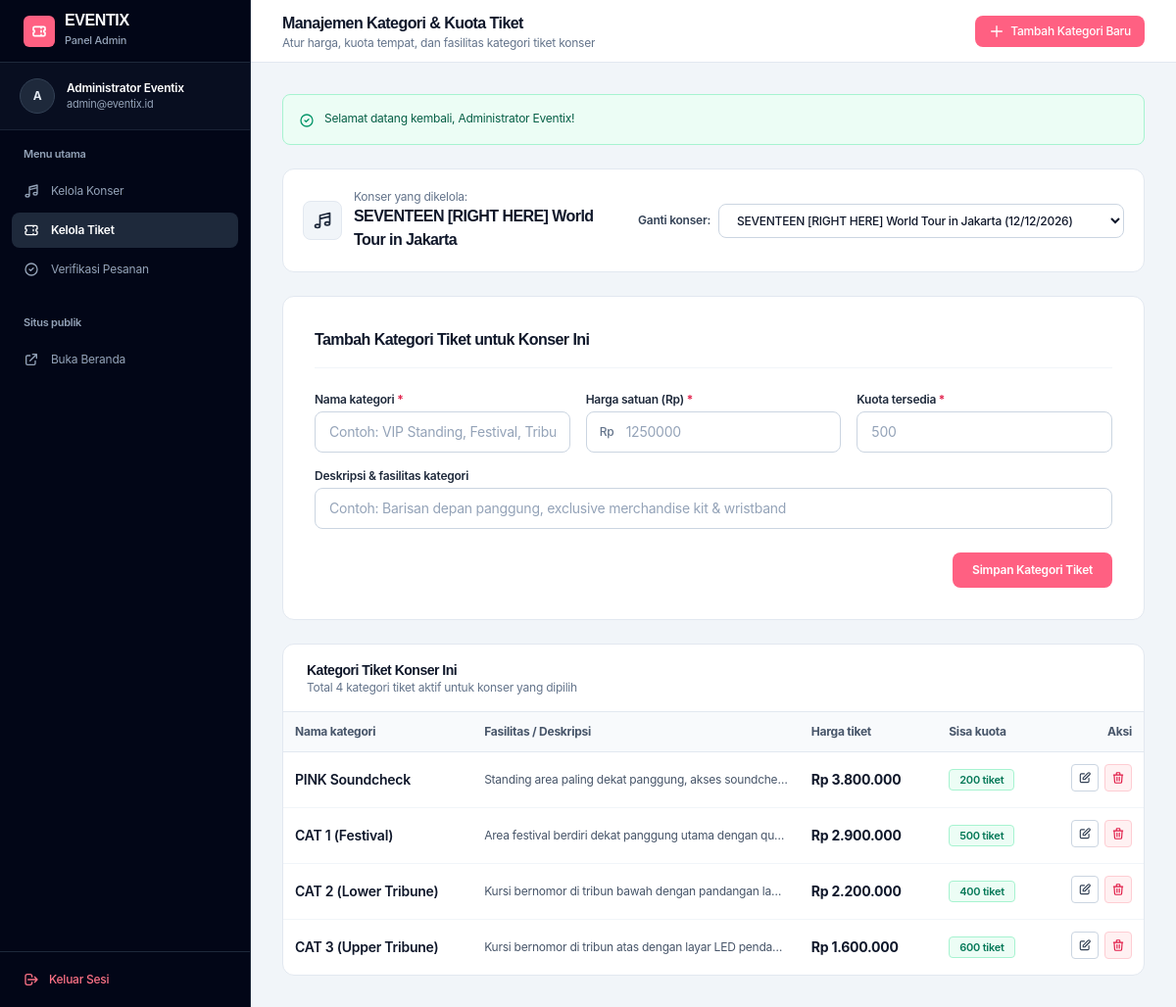
Page /admin/tickets.php (signed in) on the committed database.
### tables this page shows
CREATE TABLE `event` (
  `id_event` int(11) NOT NULL AUTO_INCREMENT,
  `venue` varchar(150) NOT NULL,
  `nama_event` varchar(150) NOT NULL,
  `tanggal_event` date NOT NULL,
  `jam_event` time NOT NULL,
  `pengisi_acara` varchar(255) NOT NULL,
  `deskripsi` text DEFAULT NULL,
  `poster` varchar(255) DEFAULT NULL,
  `created_at` timestamp NULL DEFAULT current_timestamp(),
  PRIMARY KEY (`id_event`)
);

CREATE TABLE `tiket` (
  `id_tiket` int(11) NOT NULL AUTO_INCREMENT,
  `id_event` int(11) NOT NULL,
  `kategori` varchar(50) NOT NULL,
  `deskripsi` text DEFAULT NULL,
  `kuota_tersedia` int(11) NOT NULL DEFAULT 0,
  `harga` decimal(12,2) NOT NULL,
  PRIMARY KEY (`id_tiket`),
  KEY `fk_tiket_event` (`id_event`),
  CONSTRAINT `fk_tiket_event` FOREIGN KEY (`id_event`) REFERENCES `event` (`id_event`) ON DELETE CASCADE
);

### admin/tickets.php (the view, shortened to what the rows shown need)
<?php
require_once __DIR__ . '/../config/app.php';
$selectedEventId = filter_input(INPUT_GET, 'id_event', FILTER_VALIDATE_INT) ?: 0;
try {
    $stmtEvents = $pdo->query("SELECT id_event, nama_event, tanggal_event, venue FROM event ORDER BY tanggal_event ASC");
    $allEvents = $stmtEvents->fetchAll(PDO::FETCH_ASSOC);
    if ($selectedEventId <= 0 && !empty($allEvents)) {
        $selectedEventId = (int)$allEvents[0]['id_event'];
    }
    $selectedEvent = null;
    foreach ($allEvents as $ev) {
        if ((int)$ev['id_event'] === $selectedEventId) {
            $selectedEvent = $ev;
            break;
        }
    }
    $tickets = [];
    if ($selectedEventId > 0) {
        $stmtTickets = $pdo->prepare("SELECT * FROM tiket WHERE id_event = :id ORDER BY harga DESC");
        $stmtTickets->execute([':id' => $selectedEventId]);
        $tickets = $stmtTickets->fetchAll(PDO::FETCH_ASSOC);
    }
} catch (PDOException $e) {
    error_log("[Admin Tickets Error] " . $e->getMessage());
    $allEvents = [];
    $tickets = [];
}
?>
<!DOCTYPE html>
<html lang="id" class="h-full">
<head>
    <script src="https://cdn.tailwindcss.com"></script>
    <link rel="stylesheet" href="<?= asset('css/style.css') ?>">
</head>
<body class="h-full flex bg-slate-100 text-slate-900 antialiased">
    <div class="flex-1 flex flex-col min-w-0 overflow-y-auto">
        <header class="h-16 bg-white border-b border-slate-200 px-4 sm:px-6 lg:px-8 flex items-center justify-between shrink-0 sticky top-0 z-30 gap-3">
            <div class="flex items-center gap-3 min-w-0">
                <div class="min-w-0">
                    <h1 class="text-sm sm:text-base font-bold text-slate-900 font-heading truncate">Manajemen Kategori & Kuota Tiket</h1>
                </div>
            </div>
        </header>
        <main class="p-4 sm:p-6 lg:p-8 space-y-6 max-w-7xl w-full mx-auto">
            <div class="bg-white rounded-xl p-5 border border-slate-200 shadow-xs flex flex-col sm:flex-row sm:items-center justify-between gap-4">
                <div class="flex items-center gap-3">
                    <div>
                        <span class="text-xs text-slate-500 block">Konser yang dikelola:</span>
                        <h2 class="text-base font-bold text-slate-900 font-heading">
                            <?= htmlspecialchars($selectedEvent['nama_event'] ?? 'Pilih Konser', ENT_QUOTES, 'UTF-8') ?>
                        </h2>
                    </div>
                </div>
            </div>
            <div class="bg-white rounded-xl border border-slate-200 shadow-xs overflow-hidden">
                <div class="w-full overflow-x-auto lg:overflow-hidden">
                    <table class="w-full min-w-[620px] lg:min-w-0 lg:table-fixed text-left border-collapse text-xs">
                        <thead>
                            <tr class="bg-slate-50 border-b border-slate-200 text-slate-600 font-semibold">
                                <th class="py-3 px-3 w-[22%]">Nama kategori</th>
                                <th class="py-3 px-3 w-[38%]">Fasilitas / Deskripsi</th>
                                <th class="py-3 px-3 w-[16%]">Harga tiket</th>
                                <th class="py-3 px-3 w-[12%]">Sisa kuota</th>
                                <th class="py-3 px-3 w-[12%] text-right">Aksi</th>
                            </tr>
                        </thead>
                        <tbody class="divide-y divide-slate-100">
                            <?php if (empty($tickets)): ?>
                                <tr>
                                    <td colspan="5" class="py-8 text-center text-slate-400 italic">Belum ada kategori tiket untuk konser ini. Silakan tambahkan pada formulir di atas.</td>
                                </tr>
                            <?php else: ?>
                                <?php foreach ($tickets as $t):
                                    $idT = (int)$t['id_tiket'];
                                    $quota = (int)$t['kuota_tersedia'];
                                ?>
                                    <tr class="hover:bg-slate-50/75 transition-colors">
                                        <td class="py-3 px-3 font-semibold text-slate-900 text-sm truncate">
                                            <?= htmlspecialchars($t['kategori'], ENT_QUOTES, 'UTF-8') ?>
                                        </td>
                                        <td class="py-3 px-3 text-slate-600 truncate" title="<?= htmlspecialchars($t['deskripsi'] ?? '', ENT_QUOTES, 'UTF-8') ?>">
                                            <?= !empty($t['deskripsi']) ? htmlspecialchars($t['deskripsi'], ENT_QUOTES, 'UTF-8') : '-' ?>
                                        </td>
                                        <td class="py-3 px-3 whitespace-nowrap font-bold text-slate-900 text-sm">
                                            <?= formatRupiah($t['harga']) ?>
                                        </td>
                                        <td class="py-3 px-3 whitespace-nowrap">
                                            <?php if ($quota <= 0): ?>
                                                <span class="inline-block px-2.5 py-0.5 rounded text-[11px] font-semibold bg-rose-50 text-rose-700 border border-rose-200">
                                                    Habis
                                                </span>
                                            <?php elseif ($quota <= 50): ?>
                                                <span class="inline-block px-2.5 py-0.5 rounded text-[11px] font-semibold bg-amber-50 text-amber-700 border border-amber-200">
                                                    <?= number_format($quota, 0, ',', '.') ?> tersisa
                                                </span>
                                            <?php else: ?>
                                                <span class="inline-block px-2.5 py-0.5 rounded text-[11px] font-semibold bg-emerald-50 text-emerald-700 border border-emerald-200">
                                                    <?= number_format($quota, 0, ',', '.') ?> tiket
                                                </span>
                                            <?php endif; ?>
                                        </td>
                                        <td class="py-3 px-3 text-right whitespace-nowrap">
                                            <div class="inline-flex items-center justify-end gap-1.5">
                                                <a href="<?= url('admin/tickets.php?id_event=' . $selectedEventId . '&edit=' . $idT . '#form-tiket') ?>"
                                                   class="p-1.5 rounded border border-slate-300 hover:bg-slate-100 text-slate-700 transition-colors"
                                                   title="Edit Kategori">
                                                    <svg class="w-3.5 h-3.5" fill="none" stroke="currentColor" viewBox="0 0 24 24">
                                                        <path stroke-linecap="round" stroke-linejoin="round" stroke-width="2" d="M11 5H6a2 2 0 00-2 2v11a2 2 0 002 2h11a2 2 0 002-2v-5m-1.414-9.414a2 2 0 112.828 2.828L11.828 15H9v-2.828l8.586-8.586z" />
                                                    </svg>
                                                </a>
                                                <form action="<?= url('actions/admin_ticket_delete.php') ?>"
                                                      method="POST"
                                                      onsubmit="return confirm('Apakah Anda yakin ingin menghapus kategori tiket \'<?= htmlspecialchars(addslashes($t['kategori']), ENT_QUOTES, 'UTF-8') ?>\'?');"
                                                      class="inline">
                                                    <button type="submit"
                                                            class="p-1.5 rounded border border-rose-200 bg-rose-50 hover:bg-rose-100 text-rose-600 transition-colors"
                                                            title="Hapus Kategori">
                                                        <svg class="w-3.5 h-3.5" fill="none" stroke="currentColor" viewBox="0 0 24 24">
                                                            <path stroke-linecap="round" stroke-linejoin="round" stroke-width="2" d="M19 7l-.867 12.142A2 2 0 0116.138 21H7.862a2 2 0 01-1.995-1.858L5 7m5 4v6m4-6v6m1-10V4a1 1 0 00-1-1h-4a1 1 0 00-1 1v3M4 7h16" />
                                                        </svg>
                                                    </button>
                                                </form>
                                            </div>
                                        </td>
                                    </tr>
                                <?php endforeach; ?>
                            <?php endif; ?>
                        </tbody>
                    </table>
                </div>
            </div>
        </main>
    </div>
</body>
</html>

### rows in the picture
event: nama_event "SEVENTEEN [RIGHT HERE] World Tour in Jakarta"
tiket: kategori "PINK Soundcheck", deskripsi "Standing area paling dekat panggung, akses soundche…", harga "Rp 3.800.000", kuota_tersedia "200"
tiket: kategori "CAT 1 (Festival)", deskripsi "Area festival berdiri dekat panggung utama dengan qu…", harga "Rp 2.900.000", kuota_tersedia "500"
tiket: kategori "CAT 2 (Lower Tribune)", deskripsi "Kursi bernomor di tribun bawah dengan pandangan lan…", harga "Rp 2.200.000", kuota_tersedia "400"
tiket: kategori "CAT 3 (Upper Tribune)", deskripsi "Kursi bernomor di tribun atas dengan layar LED penda…", harga "Rp 1.600.000", kuota_tersedia "600"

### other values in the picture
mb_substr($user['nama'] ?? 'A', 0, 1) "A"
$user['nama'] "Administrator Eventix"
$user['email'] "admin@eventix.id"
$flashSuccess "Selamat datang kembali, Administrator Eventix!"
count($tickets) "4"
form field id_event "SEVENTEEN [RIGHT HERE] World Tour in Jakarta (12/12/2026)"
